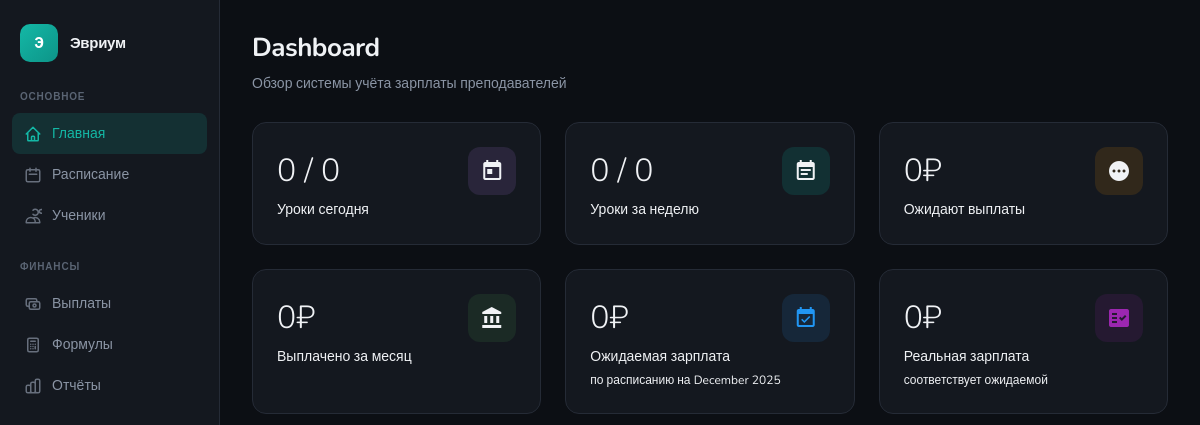
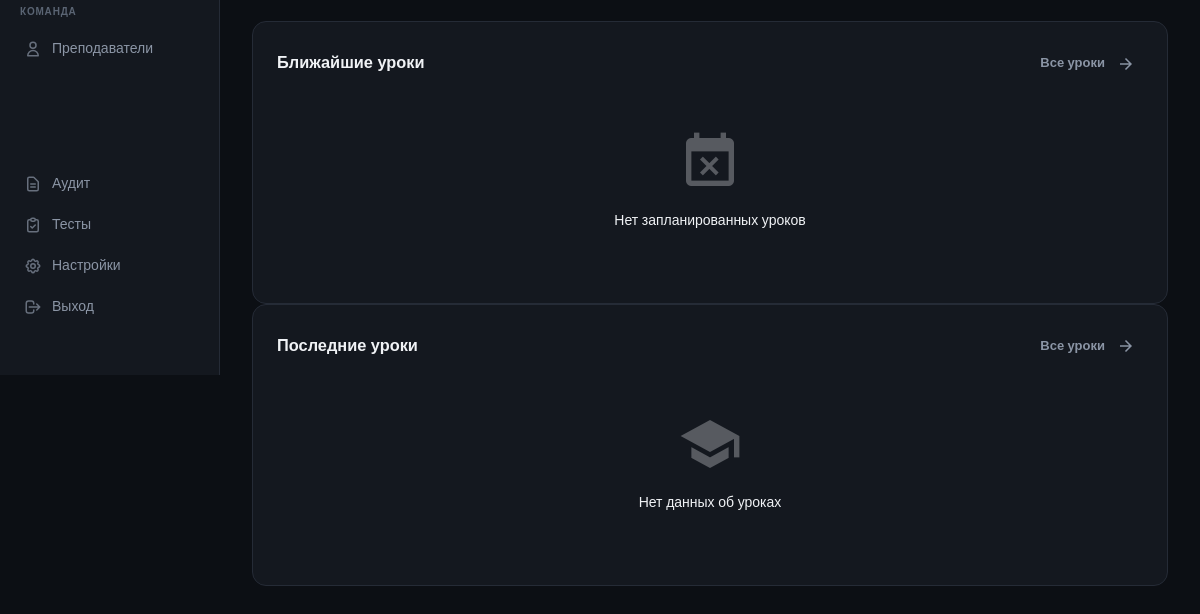
/zarplata/ (signed in), run on an earlier commit of the app's database (2 pictures, top to bottom).
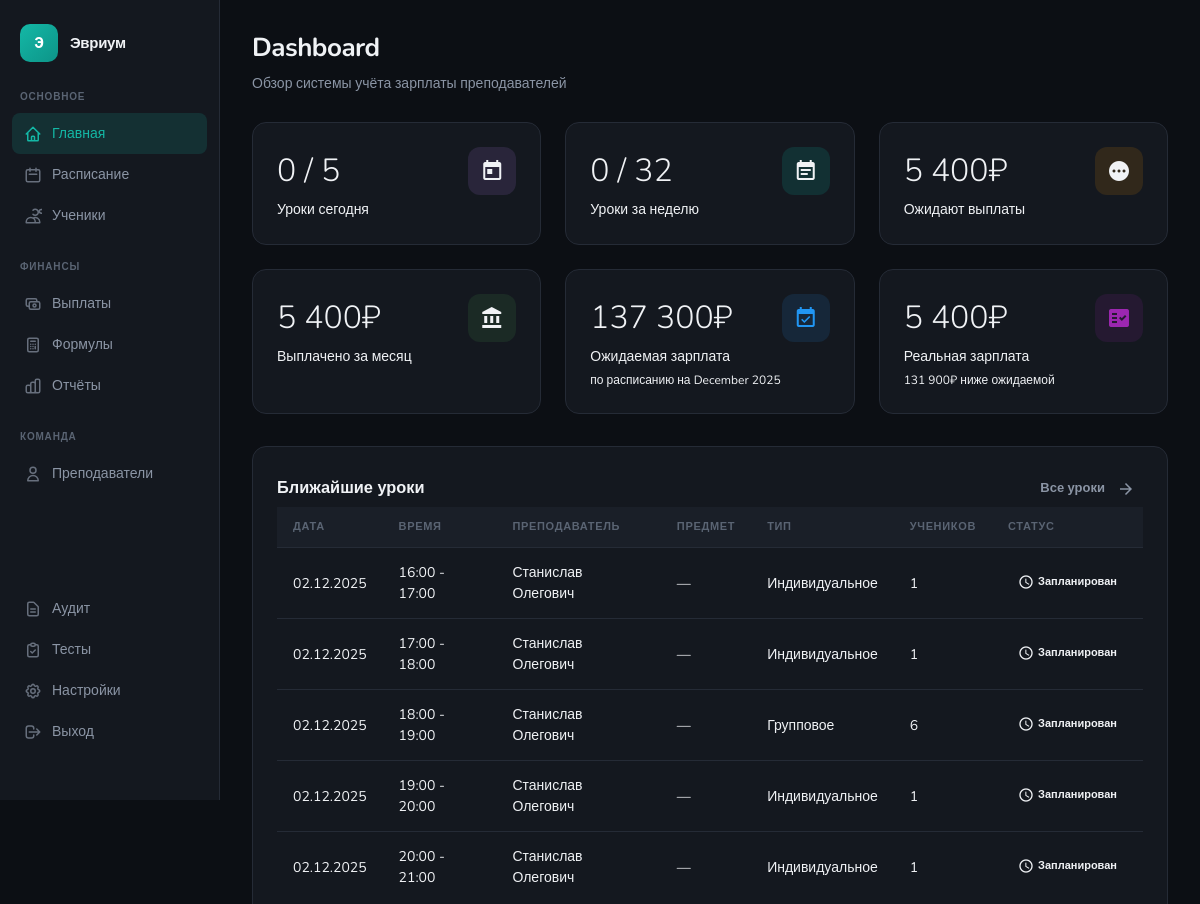
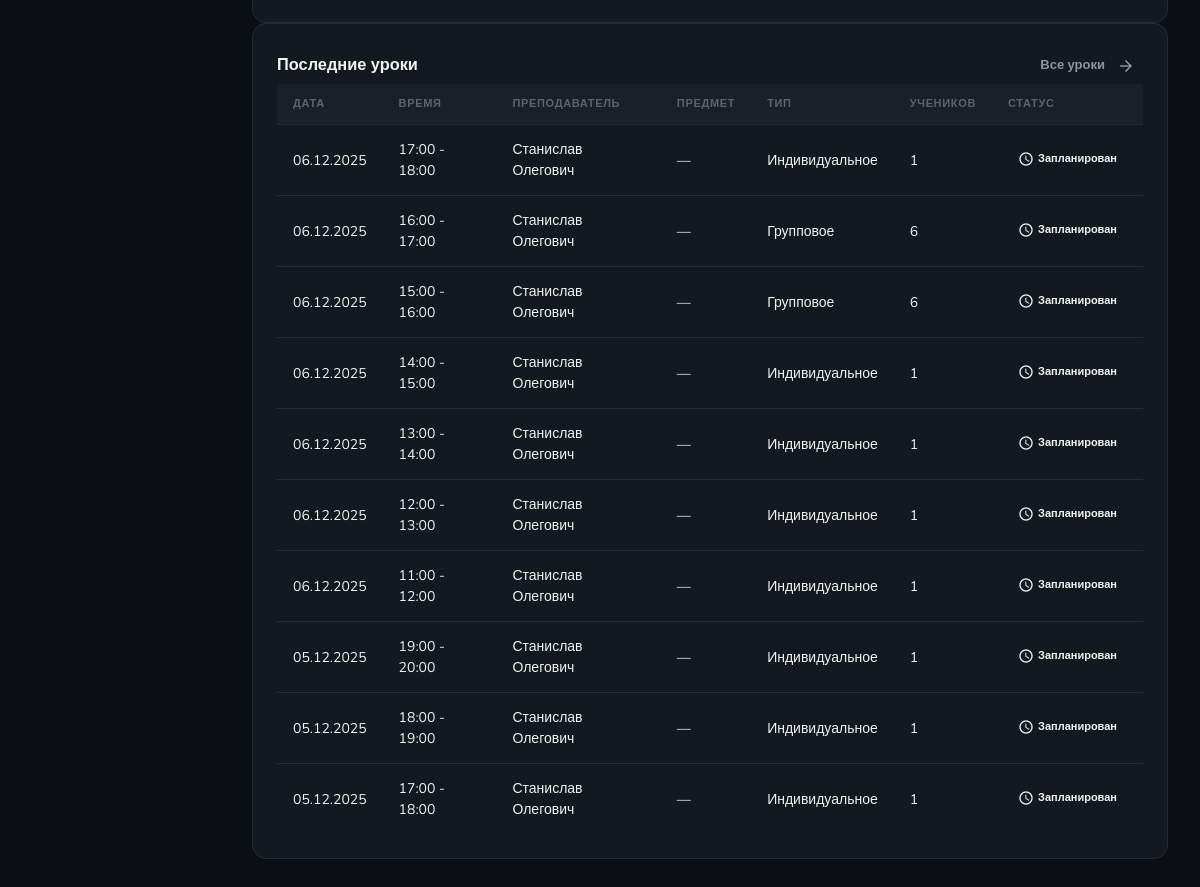
And on a later commit of the database (2 pictures, top to bottom).
### tables this page shows
CREATE TABLE IF NOT EXISTS `lessons_instance` (
  `id` int(11) NOT NULL AUTO_INCREMENT,
  `template_id` int(11) DEFAULT NULL,
  `teacher_id` int(11) NOT NULL,
  `substitute_teacher_id` int(11) DEFAULT NULL,
  `lesson_date` date NOT NULL,
  `time_start` time NOT NULL,
  `time_end` time NOT NULL,
  `lesson_type` enum('group','individual') DEFAULT 'group',
  `subject` varchar(100) DEFAULT NULL,
  `expected_students` int(11) DEFAULT '1',
  `actual_students` int(11) DEFAULT '0',
  `formula_id` int(11) DEFAULT NULL,
  `status` enum('scheduled','completed','cancelled','rescheduled') DEFAULT 'scheduled',
  `notes` text,
  `created_at` datetime DEFAULT CURRENT_TIMESTAMP,
  `updated_at` datetime DEFAULT CURRENT_TIMESTAMP ON UPDATE CURRENT_TIMESTAMP,
  PRIMARY KEY (`id`),
  KEY `template_id` (`template_id`),
  KEY `teacher_id` (`teacher_id`),
  KEY `substitute_teacher_id` (`substitute_teacher_id`),
  KEY `formula_id` (`formula_id`),
  KEY `idx_date_teacher` (`lesson_date`,`teacher_id`),
  KEY `idx_status` (`status`)
);

CREATE TABLE IF NOT EXISTS `teachers` (
  `id` int(11) NOT NULL AUTO_INCREMENT,
  `name` varchar(100) NOT NULL,
  `display_name` varchar(50) DEFAULT NULL,
  `telegram_id` bigint(20) DEFAULT NULL,
  `telegram_username` varchar(50) DEFAULT NULL,
  `phone` varchar(20) DEFAULT NULL,
  `email` varchar(100) DEFAULT NULL,
  `formula_id_group` int(11) DEFAULT NULL,
  `formula_id_individual` int(11) DEFAULT NULL,
  `formula_id` int(11) DEFAULT NULL,
  `active` tinyint(1) DEFAULT '1',
  `notes` text,
  `created_at` datetime DEFAULT CURRENT_TIMESTAMP,
  `updated_at` datetime DEFAULT CURRENT_TIMESTAMP ON UPDATE CURRENT_TIMESTAMP,
  PRIMARY KEY (`id`),
  UNIQUE KEY `telegram_id` (`telegram_id`),
  KEY `idx_telegram_id` (`telegram_id`),
  KEY `idx_active` (`active`),
  KEY `idx_formula_id` (`formula_id`),
  KEY `idx_formula_group` (`formula_id_group`),
  KEY `idx_formula_individual` (`formula_id_individual`)
);

### zarplata/config/db.php (called while the page is built, shortened)
<?php
$pdo = null;
function getDB() {
    global $pdo;
    if ($pdo === null) {
        try {
            $dsn = sprintf(
                "mysql:host=%s;dbname=%s;charset=%s",
                DB_HOST,
                DB_NAME,
                DB_CHARSET
            );
            $options = [
                PDO::ATTR_ERRMODE => PDO::ERRMODE_EXCEPTION,
                PDO::ATTR_DEFAULT_FETCH_MODE => PDO::FETCH_ASSOC,
                PDO::ATTR_EMULATE_PREPARES => false,
            ];
            $pdo = new PDO($dsn, DB_USER, DB_PASS, $options);
        } catch (PDOException $e) {
            error_log("Database connection failed: " . $e->getMessage());
            die("Ошибка подключения к базе данных");
        }
    }
    return $pdo;
}
function dbQuery($sql, $params = []) {
    try {
        $pdo = getDB();
        $stmt = $pdo->prepare($sql);
        $stmt->execute($params);
        return $stmt->fetchAll();
    } catch (PDOException $e) {
        error_log("Query failed: " . $e->getMessage());
        return [];
    }
}
function dbQueryOne($sql, $params = []) {
    try {
        $pdo = getDB();
        $stmt = $pdo->prepare($sql);
        $stmt->execute($params);
        $result = $stmt->fetch();
        return $result ?: null;
    } catch (PDOException $e) {
        error_log("Query failed: " . $e->getMessage());
        return null;
    }
}

### zarplata/config/helpers.php (called while the page is built, shortened)
<?php
function e($text) {
    return htmlspecialchars($text ?? '', ENT_QUOTES, 'UTF-8');
}
function formatMoney($amount, $withSymbol = true) {
    $formatted = number_format((float)$amount, 0, ',', ' ');
    return $withSymbol ? $formatted . '₽' : $formatted;
}
function formatDate($date, $format = 'd.m.Y') {
    $timestamp = strtotime($date);
    return $timestamp ? date($format, $timestamp) : '—';
}
function formatTime($time) {
    $parts = explode(':', $time);
    return sprintf('%02d:%02d', $parts[0], $parts[1]);
}
function getLessonStatusBadge($status) {
    $statuses = [
        'scheduled' => [
            'text' => 'Запланирован',
            'class' => 'info',
            'icon' => 'schedule'
        ],
        'completed' => [
            'text' => 'Завершён',
            'class' => 'success',
            'icon' => 'check_circle'
        ],
        'cancelled' => [
            'text' => 'Отменён',
            'class' => 'danger',
            'icon' => 'cancel'
        ],
        'rescheduled' => [
            'text' => 'Перенесён',
            'class' => 'warning',
            'icon' => 'update'
        ]
    ];
    return $statuses[$status] ?? [
        'text' => 'Неизвестно',
        'class' => 'secondary',
        'icon' => 'help'
    ];
}

### zarplata/index.php (the view, shortened to what the changed rows need)
<?php
require_once __DIR__ . '/config/db.php';
require_once __DIR__ . '/config/helpers.php';
$currentDate = date('Y-m-d');
$weekStart = getWeekStart($currentDate);
$weekEnd = getWeekEnd($currentDate);
$monthStart = date('Y-m-01');
$monthEnd = date('Y-m-t');
$todayLessons = dbQuery(
    "SELECT COUNT(*) as total,
            SUM(CASE WHEN status = 'completed' THEN 1 ELSE 0 END) as completed
     FROM lessons_instance
     WHERE lesson_date = ?",
    [$currentDate]
);
$weekLessons = dbQuery(
    "SELECT COUNT(*) as total,
            SUM(CASE WHEN status = 'completed' THEN 1 ELSE 0 END) as completed
     FROM lessons_instance
     WHERE lesson_date BETWEEN ? AND ?",
    [$weekStart, $weekEnd]
);
$pendingPayments = dbQueryOne(
    "SELECT COUNT(*) as count, SUM(amount) as total
     FROM payments
     WHERE status = 'pending'",
    []
);
$monthPayments = dbQueryOne(
    "SELECT SUM(amount) as total
     FROM payments
     WHERE status != 'cancelled'
     AND DATE_FORMAT(created_at, '%Y-%m') = ?",
    [date('Y-m')]
);
$realSalary = dbQueryOne(
    "SELECT COALESCE(SUM(amount), 0) as total
     FROM payments
     WHERE status != 'cancelled'
     AND created_at >= ?
     AND created_at <= ?",
    [$monthStart, $monthEnd . ' 23:59:59']
);
$expectedSalaryRaw = 0;
$templates = dbQuery(
    "SELECT lt.*, pf.type, pf.min_payment, pf.per_student, pf.threshold, pf.fixed_amount, pf.expression
     FROM lessons_template lt
     LEFT JOIN teachers t ON lt.teacher_id = t.id
     LEFT JOIN payment_formulas pf ON COALESCE(lt.formula_id, t.formula_id) = pf.id
     WHERE lt.active = 1",
    []
);
$start = new DateTime($monthStart);
$end = new DateTime($monthEnd);
$interval = new DateInterval('P1D');
$period = new DatePeriod($start, $interval, $end->modify('+1 day'));
foreach ($templates as $template) {
    $lessonCount = 0;
    foreach ($period as $date) {
        $dayOfWeek = $date->format('N');
        if ($dayOfWeek == $template['day_of_week']) {
            $lessonCount++;
        }
    }
    if ($lessonCount > 0 && $template['type']) {
        $studentCount = $template['expected_students'] ?? 1;
        if ($template['type'] === 'min_plus_per') {
            $minPayment = $template['min_payment'] ?? 0;
            $perStudent = $template['per_student'] ?? 0;
            $threshold = $template['threshold'] ?? 2;
            if ($studentCount > $threshold) {
                $lessonPayment = $minPayment + (($studentCount - $threshold) * $perStudent);
            } else {
                $lessonPayment = $minPayment;
            }
        } elseif ($template['type'] === 'fixed') {
            $lessonPayment = $template['fixed_amount'] ?? 0;
        } else {
            $lessonPayment = 0;
        }
        $expectedSalaryRaw += $lessonPayment * $lessonCount;
    }
}
$recentLessons = dbQuery(
    "SELECT li.*, t.name as teacher_name,
            CASE WHEN li.substitute_teacher_id IS NOT NULL
                 THEN (SELECT name FROM teachers WHERE id = li.substitute_teacher_id)
                 ELSE NULL
            END as substitute_name
     FROM lessons_instance li
     LEFT JOIN teachers t ON li.teacher_id = t.id
     ORDER BY li.lesson_date DESC, li.time_start DESC
     LIMIT 10",
    []
);
$upcomingLessons = dbQuery(
    "SELECT li.*, t.name as teacher_name
     FROM lessons_instance li
     LEFT JOIN teachers t ON li.teacher_id = t.id
     WHERE li.lesson_date >= ? AND li.status = 'scheduled'
     ORDER BY li.lesson_date ASC, li.time_start ASC
     LIMIT 5",
    [$currentDate]
);
require_once __DIR__ . '/templates/header.php';
?>
<div class="stats-grid" style="display: grid; grid-template-columns: repeat(auto-fit, minmax(250px, 1fr)); gap: 24px; margin-bottom: 32px;">
    <div class="card">
        <div style="display: flex; justify-content: space-between; align-items: flex-start;">
            <div>
                <div style="font-size: 2rem; font-weight: 300; margin-bottom: 4px;">
                    <?= $todayLessons[0]['completed'] ?? 0 ?> / <?= $todayLessons[0]['total'] ?? 0 ?>
                </div>
                <div style="font-size: 0.875rem; color: var(--text-medium-emphasis);">Уроки сегодня</div>
            </div>
        </div>
    </div>
    <div class="card">
        <div style="display: flex; justify-content: space-between; align-items: flex-start;">
            <div>
                <div style="font-size: 2rem; font-weight: 300; margin-bottom: 4px;">
                    <?= $weekLessons[0]['completed'] ?? 0 ?> / <?= $weekLessons[0]['total'] ?? 0 ?>
                </div>
                <div style="font-size: 0.875rem; color: var(--text-medium-emphasis);">Уроки за неделю</div>
            </div>
        </div>
    </div>
    <div class="card">
        <div style="display: flex; justify-content: space-between; align-items: flex-start;">
            <div>
                <div style="font-size: 2rem; font-weight: 300; margin-bottom: 4px;">
                    <?= formatMoney($pendingPayments['total'] ?? 0) ?>
                </div>
                <div style="font-size: 0.875rem; color: var(--text-medium-emphasis);">Ожидают выплаты</div>
            </div>
        </div>
    </div>
    <div class="card">
        <div style="display: flex; justify-content: space-between; align-items: flex-start;">
            <div>
                <div style="font-size: 2rem; font-weight: 300; margin-bottom: 4px;">
                    <?= formatMoney($monthPayments['total'] ?? 0) ?>
                </div>
                <div style="font-size: 0.875rem; color: var(--text-medium-emphasis);">Выплачено за месяц</div>
            </div>
        </div>
    </div>
    <div class="card">
        <div style="display: flex; justify-content: space-between; align-items: flex-start;">
            <div>
                <div style="font-size: 2rem; font-weight: 300; margin-bottom: 4px;">
                    <?= formatMoney($expectedSalaryRaw) ?>
                </div>
                <div style="font-size: 0.875rem; color: var(--text-medium-emphasis);">Ожидаемая зарплата</div>
                <div style="font-size: 0.75rem; color: var(--text-disabled); margin-top: 4px;">
                    по расписанию на <?= date('F Y') ?>
                </div>
            </div>
        </div>
    </div>
    <div class="card">
        <div style="display: flex; justify-content: space-between; align-items: flex-start;">
            <div>
                <div style="font-size: 2rem; font-weight: 300; margin-bottom: 4px;">
                    <?= formatMoney($realSalary['total'] ?? 0) ?>
                </div>
                <div style="font-size: 0.875rem; color: var(--text-medium-emphasis);">Реальная зарплата</div>
                <div style="font-size: 0.75rem; color: var(--text-disabled); margin-top: 4px;">
                    <?php
                    $diff = ($realSalary['total'] ?? 0) - $expectedSalaryRaw;
                    if ($diff > 0) {
                        echo '+' . formatMoney($diff) . ' к ожидаемой';
                    } elseif ($diff < 0) {
                        echo formatMoney(abs($diff)) . ' ниже ожидаемой';
                    } else {
                        echo 'соответствует ожидаемой';
                    }
                    ?>
                </div>
            </div>
        </div>
    </div>
</div>
<div class="card mb-4">
    <div class="card-body" style="padding: 0;">
        <?php if (empty($upcomingLessons)): ?>
            <div style="text-align: center; padding: 48px 24px; color: var(--text-disabled);">
                <div class="material-icons" style="font-size: 64px; margin-bottom: 16px; opacity: 0.3;">event_busy</div>
                <p>Нет запланированных уроков</p>
            </div>
        <?php else: ?>
            <div style="overflow-x: auto;">
                <table class="table">
                    <thead>
                        <tr>
                            <th>Дата</th>
                            <th>Время</th>
                            <th>Преподаватель</th>
                            <th>Предмет</th>
                            <th>Тип</th>
                            <th>Учеников</th>
                            <th>Статус</th>
                        </tr>
                    </thead>
                    <tbody>
                        <?php foreach ($upcomingLessons as $lesson): ?>
                            <?php $statusBadge = getLessonStatusBadge($lesson['status']); ?>
                            <tr>
                                <td><?= formatDate($lesson['lesson_date']) ?></td>
                                <td><?= formatTime($lesson['time_start']) ?> - <?= formatTime($lesson['time_end']) ?></td>
                                <td><?= e($lesson['teacher_name']) ?></td>
                                <td><?= e($lesson['subject'] ?? '—') ?></td>
                                <td><?= $lesson['lesson_type'] === 'group' ? 'Групповое' : 'Индивидуальное' ?></td>
                                <td><?= $lesson['expected_students'] ?></td>
                                <td>
                                    <span class="badge badge-<?= $statusBadge['class'] ?>">
                                        <span class="material-icons" style="font-size: 16px;"><?= $statusBadge['icon'] ?></span>
                                        <?= $statusBadge['text'] ?>
                                    </span>
                                </td>
                            </tr>
                        <?php endforeach; ?>
                    </tbody>
                </table>
            </div>
        <?php endif; ?>
    </div>
</div>
<div class="card">
    <div class="card-body" style="padding: 0;">
        <?php if (empty($recentLessons)): ?>
            <div style="text-align: center; padding: 48px 24px; color: var(--text-disabled);">
                <div class="material-icons" style="font-size: 64px; margin-bottom: 16px; opacity: 0.3;">school</div>
                <p>Нет данных об уроках</p>
            </div>
        <?php else: ?>
            <div style="overflow-x: auto;">
                <table class="table">
                    <thead>
                        <tr>
                            <th>Дата</th>
                            <th>Время</th>
                            <th>Преподаватель</th>
                            <th>Предмет</th>
                            <th>Тип</th>
                            <th>Учеников</th>
                            <th>Статус</th>
                        </tr>
                    </thead>
                    <tbody>
                        <?php foreach ($recentLessons as $lesson): ?>
                            <?php $statusBadge = getLessonStatusBadge($lesson['status']); ?>
                            <tr>
                                <td><?= formatDate($lesson['lesson_date']) ?></td>
                                <td><?= formatTime($lesson['time_start']) ?> - <?= formatTime($lesson['time_end']) ?></td>
                                <td>
                                    <?= e($lesson['teacher_name']) ?>
                                </td>
                                <td><?= e($lesson['subject'] ?? '—') ?></td>
                                <td><?= $lesson['lesson_type'] === 'group' ? 'Групповое' : 'Индивидуальное' ?></td>
                                <td><?= $lesson['actual_students'] ?: $lesson['expected_students'] ?></td>
                                <td>
                                    <span class="badge badge-<?= $statusBadge['class'] ?>">
                                        <span class="material-icons" style="font-size: 16px;"><?= $statusBadge['icon'] ?></span>
                                        <?= $statusBadge['text'] ?>
                                    </span>
                                </td>
                            </tr>
                        <?php endforeach; ?>
                    </tbody>
                </table>
            </div>
        <?php endif; ?>
    </div>
</div>
<?php require_once __DIR__ . '/templates/footer.php'; ?>

What changed in the data, as far as the page shows it:
added lessons_instance: lesson_date "02.12.2025", time_start "16:00", time_end "17:00", teacher.name "Станислав Олегович", subject "—", lesson_type "Индивидуальное", expected_students "1", status "Запланирован", shown under "Ближайшие уроки"
added lessons_instance: lesson_date "02.12.2025", time_start "17:00", time_end "18:00", teacher.name "Станислав Олегович", subject "—", lesson_type "Индивидуальное", expected_students "1", status "Запланирован", shown under "Ближайшие уроки"
added lessons_instance: lesson_date "02.12.2025", time_start "18:00", time_end "19:00", teacher.name "Станислав Олегович", subject "—", lesson_type "Групповое", expected_students "6", status "Запланирован", shown under "Ближайшие уроки"
added lessons_instance: lesson_date "02.12.2025", time_start "19:00", time_end "20:00", teacher.name "Станислав Олегович", subject "—", lesson_type "Индивидуальное", expected_students "1", status "Запланирован", shown under "Ближайшие уроки"
added lessons_instance: lesson_date "02.12.2025", time_start "20:00", time_end "21:00", teacher.name "Станислав Олегович", subject "—", lesson_type "Индивидуальное", expected_students "1", status "Запланирован", shown under "Ближайшие уроки"
added lessons_instance: lesson_date "06.12.2025", time_start "17:00", time_end "18:00", teacher.name "Станислав Олегович", subject "—", lesson_type "Индивидуальное", expected_students "1", status "Запланирован", shown under "Последние уроки"
added lessons_instance: lesson_date "06.12.2025", time_start "16:00", time_end "17:00", teacher.name "Станислав Олегович", subject "—", lesson_type "Групповое", expected_students "6", status "Запланирован", shown under "Последние уроки"
added lessons_instance: lesson_date "06.12.2025", time_start "15:00", time_end "16:00", teacher.name "Станислав Олегович", subject "—", lesson_type "Групповое", expected_students "6", status "Запланирован", shown under "Последние уроки"
added lessons_instance: lesson_date "06.12.2025", time_start "14:00", time_end "15:00", teacher.name "Станислав Олегович", subject "—", lesson_type "Индивидуальное", expected_students "1", status "Запланирован", shown under "Последние уроки"
added lessons_instance: lesson_date "06.12.2025", time_start "13:00", time_end "14:00", teacher.name "Станислав Олегович", subject "—", lesson_type "Индивидуальное", expected_students "1", status "Запланирован", shown under "Последние уроки"
added lessons_instance: lesson_date "06.12.2025", time_start "12:00", time_end "13:00", teacher.name "Станислав Олегович", subject "—", lesson_type "Индивидуальное", expected_students "1", status "Запланирован", shown under "Последние уроки"
added lessons_instance: lesson_date "06.12.2025", time_start "11:00", time_end "12:00", teacher.name "Станислав Олегович", subject "—", lesson_type "Индивидуальное", expected_students "1", status "Запланирован", shown under "Последние уроки"
added lessons_instance: lesson_date "05.12.2025", time_start "19:00", time_end "20:00", teacher.name "Станислав Олегович", subject "—", lesson_type "Индивидуальное", expected_students "1", status "Запланирован", shown under "Последние уроки"
added lessons_instance: lesson_date "05.12.2025", time_start "18:00", time_end "19:00", teacher.name "Станислав Олегович", subject "—", lesson_type "Индивидуальное", expected_students "1", status "Запланирован", shown under "Последние уроки"
added lessons_instance: lesson_date "05.12.2025", time_start "17:00", time_end "18:00", teacher.name "Станислав Олегович", subject "—", lesson_type "Индивидуальное", expected_students "1", status "Запланирован", shown under "Последние уроки"
Also different on the page:
$todayLessons[0]['total']: "0" → "5"
$weekLessons[0]['total']: "0" → "32"
formatMoney($pendingPayments['total'] ?? 0): "0₽" → "5 400₽"
formatMoney($monthPayments['total'] ?? 0): "0₽" → "5 400₽"
formatMoney($expectedSalaryRaw): "0₽" → "137 300₽"
formatMoney($realSalary['total'] ?? 0): "0₽" → "5 400₽"
formatMoney(abs($diff)): (not shown) → "131 900₽"
text no longer shown: "соответствует ожидаемой Нет запланированных уроков Нет данных об уроках"
text now shown: "ниже ожидаемой ДАТА ВРЕМЯ ПРЕПОДАВАТЕЛЬ ПРЕДМЕТ ТИП УЧЕНИКОВ СТАТУС ДАТА ВРЕМЯ ПРЕПОДАВАТЕЛЬ ПРЕДМЕТ ТИП УЧЕНИКОВ СТАТУС"
